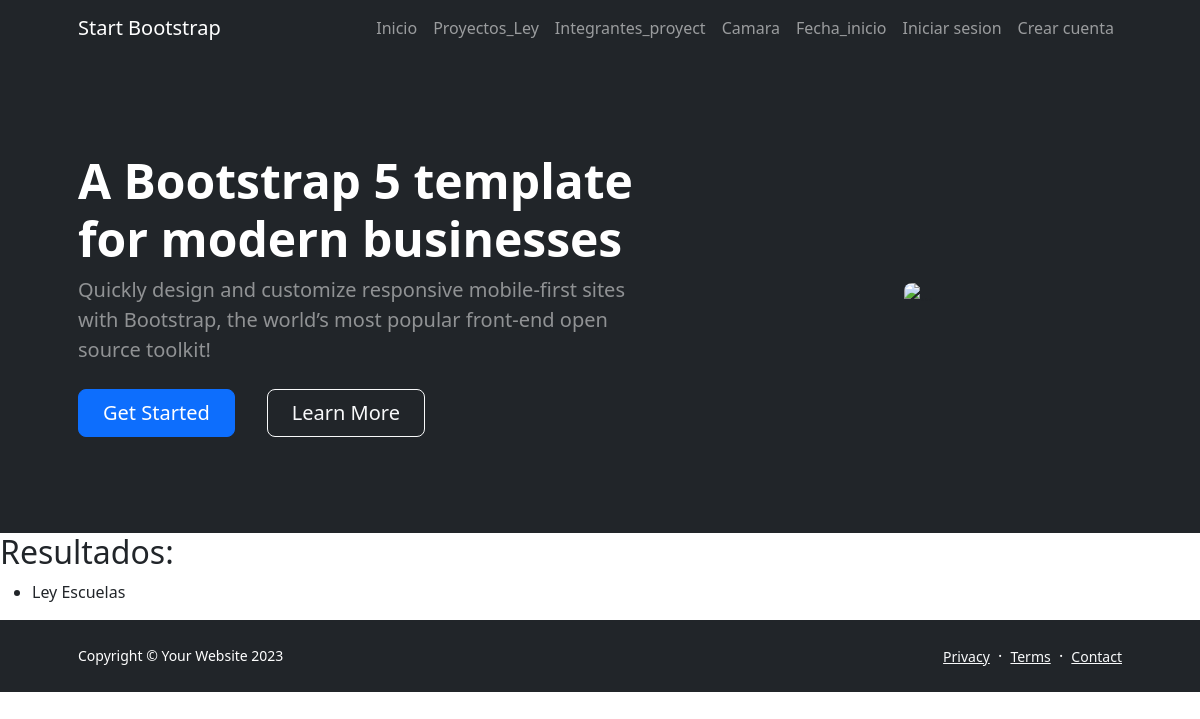
/busqueda_proyecto_ley/, run on an earlier commit of the app's database.
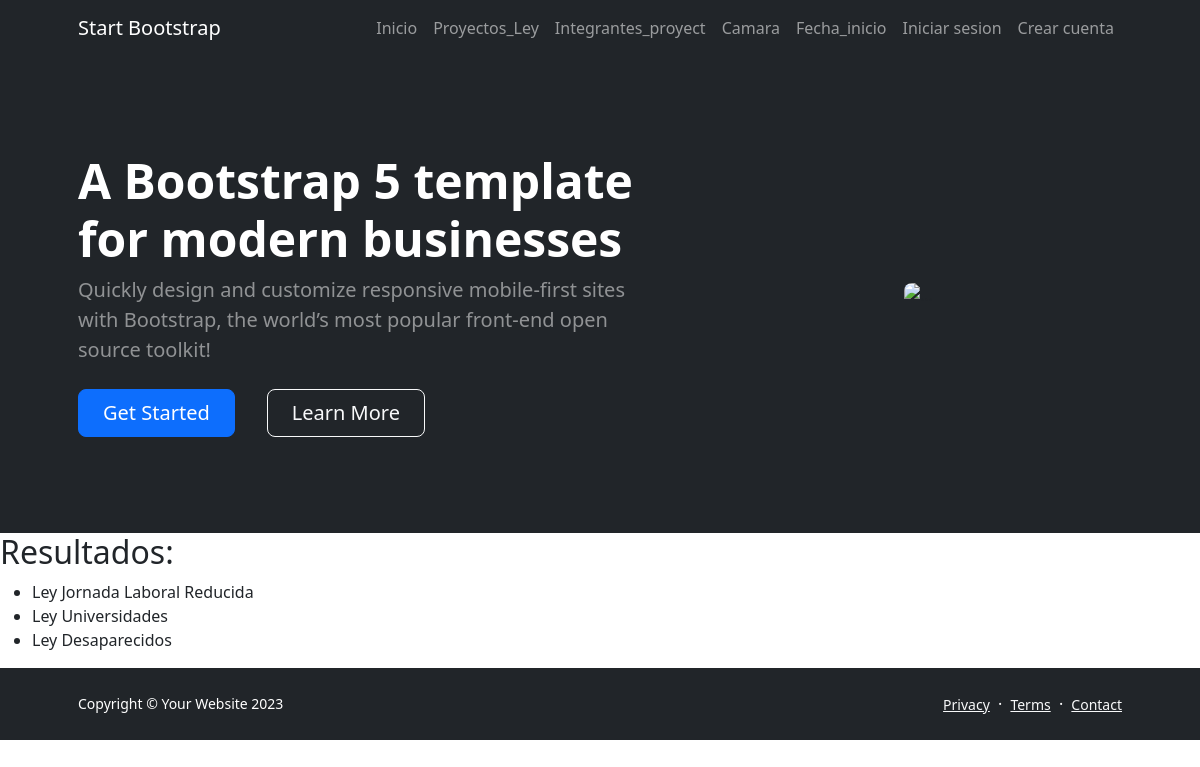
And on a later commit of the database.
### appcoder/models.py (models this page shows, shortened)
class Proyectos_Ley(models.Model):
    nombre= models.CharField(max_length=40)
    tematica=models.CharField(max_length=20)

### appcoder/views.py (the view)
# urls.py: path('busqueda_proyecto_ley/', views.busqueda_proyecto_ley,name='busqueda_proyecto_ley'),
def busqueda_proyecto_ley(request):
    if request.method == "GET":
        nombre = request.GET.get("nombre", "")
        proyectos_ley = Proyectos_Ley.objects.filter(nombre__icontains=nombre)
        return render(request, 'AppCoder/resultados_busqueda.html', {'proyectos_ley': proyectos_ley})

### appcoder/templates/AppCoder/resultados_busqueda.html
{% extends 'AppCoder/base.html' %}
{% load static %}
{% block main %}
<h2>Resultados:</h2>
    {% if proyectos_ley %}
        <ul>
            {% for proyecto in proyectos_ley %}
                <li>{{ proyecto.nombre }}</li>
            {% endfor %}
        </ul>
    {% else %}
        <p>No se encontraron proyectos de ley con ese nombre.</p>
    {% endif %}
    {% endblock main %}

What changed in the data, as far as the page shows it:
removed Proyectos_Ley: nombre "Ley Escuelas"
added Proyectos_Ley: nombre "Ley Jornada Laboral Reducida"
added Proyectos_Ley: nombre "Ley Universidades"
added Proyectos_Ley: nombre "Ley Desaparecidos"
